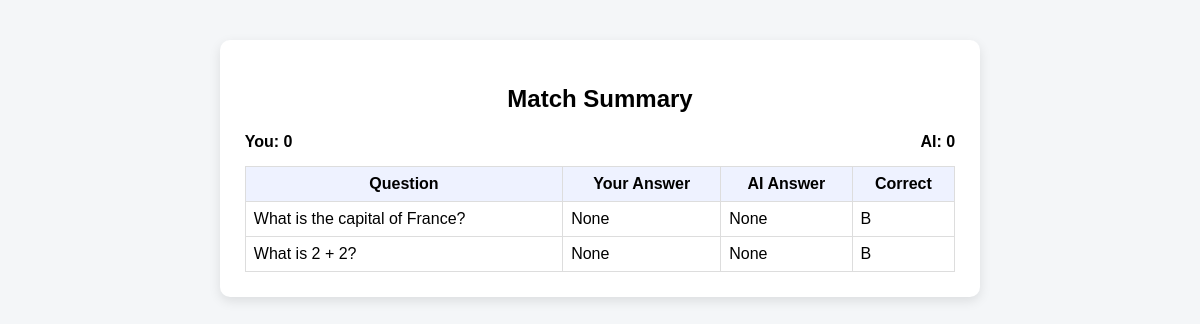
The page /user-vs-ai/summary/24/ on the database its author committed.
### quiz_ai_battle/models.py (models this page shows, shortened)
class Match(models.Model):
    AI_MODES = [
        ("random", "Random AI"),
        ("gpt", "GPT AI"),
    ]
    user = models.ForeignKey(
        User,
        on_delete=models.SET_NULL,
        null=True,
        blank=True
    )
    ai_mode = models.CharField(
        max_length=10,
        choices=AI_MODES,
        default="random"
    )
    user_score = models.IntegerField(default=0)
    ai_score = models.IntegerField(default=0)
    created_at = models.DateTimeField(auto_now_add=True)

class Round(models.Model):
    match = models.ForeignKey(Match, on_delete=models.CASCADE)
    question = models.ForeignKey(Question, on_delete=models.CASCADE)
    user_answer = models.CharField(
        max_length=1,
        null=True,
        blank=True
    )
    ai_answer = models.CharField(
        max_length=1,
        null=True,
        blank=True
    )
    user_correct = models.BooleanField(null=True)
    ai_correct = models.BooleanField(null=True)

class Question(models.Model):
    content = models.TextField()
    option_a = models.CharField(max_length=255)
    option_b = models.CharField(max_length=255)
    option_c = models.CharField(max_length=255)
    option_d = models.CharField(max_length=255)
    correct_answer = models.CharField(
        max_length=1,
        choices=[
            ('A', 'A'),
            ('B', 'B'),
            ('C', 'C'),
            ('D', 'D'),
        ]
    )

### quiz_ai_battle/views.py (the view)
def summary(request, match_id):
    match = get_object_or_404(Match, id=match_id)
    rounds = Round.objects.filter(match=match)
    return render(request, 'quiz_ai_battle/summary.html', {
        'match': match,
        'rounds': rounds
    })

### quiz_ai_battle/templates/quiz_ai_battle/summary.html
{% load static %}
<link rel="stylesheet" href="{% static 'quiz_ai_battle/style.css' %}">
<div class="container">
    <h2>Match Summary</h2>
    <div class="score-box">
        <span>You: {{ match.user_score }}</span>
        <span>AI: {{ match.ai_score }}</span>
    </div>
    <table>
        <tr>
            <th>Question</th>
            <th>Your Answer</th>
            <th>AI Answer</th>
            <th>Correct</th>
        </tr>
        {% for r in rounds %}
        <tr>
            <td>{{ r.question.content }}</td>
            <td>{{ r.user_answer }}</td>
            <td>{{ r.ai_answer }}</td>
            <td>{{ r.question.correct_answer }}</td>
        </tr>
        {% endfor %}
    </table>
</div>

### quiz_ai_battle/static/quiz_ai_battle/style.css (style rules this page uses)
.container { width: 60%; margin: 40px auto; background: white; padding: 25px; border-radius: 10px; box-shadow: 0 4px 12px rgba(0,0,0,0.1); }
h2 { text-align: center; margin-bottom: 20px; }
.score-box { display: flex; justify-content: space-between; margin-top: 20px; font-weight: bold; }
table { width: 100%; border-collapse: collapse; margin-top: 15px; }
table th, table td { border: 1px solid #ddd; padding: 8px; }
table th { background: #eef2ff; }

### rows shown on the page
Match: user_score "0", ai_score "0"
Round: question.content "What is the capital of France?", user_answer "None", ai_answer "None", question.correct_answer "B"
Round: question.content "What is 2 + 2?", user_answer "None", ai_answer "None", question.correct_answer "B"
